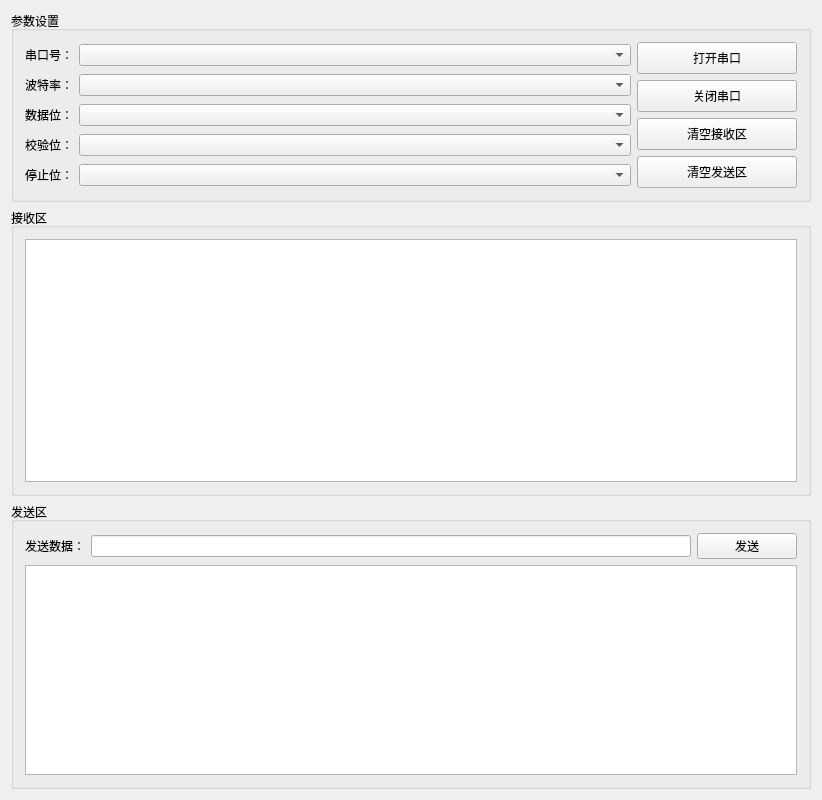
<?xml version="1.0" encoding="UTF-8"?>
<ui version="4.0">
 <class>XYSerialWidget</class>
 <widget class="QWidget" name="XYSerialWidget">
  <property name="geometry">
   <rect>
    <x>0</x>
    <y>0</y>
    <width>822</width>
    <height>800</height>
   </rect>
  </property>
  <property name="windowTitle">
   <string>XYSerialWidget</string>
  </property>
  <layout class="QVBoxLayout" name="verticalLayout_2">
   <item>
    <widget class="QGroupBox" name="groupBox_Param">
     <property name="title">
      <string>参数设置</string>
     </property>
     <layout class="QHBoxLayout" name="horizontalLayout">
      <item>
       <layout class="QGridLayout" name="gridLayout">
        <item row="0" column="0">
         <widget class="QLabel" name="label_PortName">
          <property name="text">
           <string>串口号：</string>
          </property>
         </widget>
        </item>
        <item row="0" column="1">
         <widget class="QComboBox" name="combo_PortName">
          <property name="sizePolicy">
           <sizepolicy hsizetype="Expanding" vsizetype="Fixed">
            <horstretch>0</horstretch>
            <verstretch>0</verstretch>
           </sizepolicy>
          </property>
         </widget>
        </item>
        <item row="1" column="0">
         <widget class="QLabel" name="label_BaudRate">
          <property name="text">
           <string>波特率：</string>
          </property>
         </widget>
        </item>
        <item row="1" column="1">
         <widget class="QComboBox" name="combo_BaudRate">
          <property name="sizePolicy">
           <sizepolicy hsizetype="Expanding" vsizetype="Fixed">
            <horstretch>0</horstretch>
            <verstretch>0</verstretch>
           </sizepolicy>
          </property>
         </widget>
        </item>
        <item row="2" column="0">
         <widget class="QLabel" name="label_DataBits">
          <property name="text">
           <string>数据位：</string>
          </property>
         </widget>
        </item>
        <item row="2" column="1">
         <widget class="QComboBox" name="combo_DataBits">
          <property name="sizePolicy">
           <sizepolicy hsizetype="Expanding" vsizetype="Fixed">
            <horstretch>0</horstretch>
            <verstretch>0</verstretch>
           </sizepolicy>
          </property>
         </widget>
        </item>
        <item row="3" column="0">
         <widget class="QLabel" name="label_Parity">
          <property name="text">
           <string>校验位：</string>
          </property>
         </widget>
        </item>
        <item row="3" column="1">
         <widget class="QComboBox" name="combo_Parity">
          <property name="sizePolicy">
           <sizepolicy hsizetype="Expanding" vsizetype="Fixed">
            <horstretch>0</horstretch>
            <verstretch>0</verstretch>
           </sizepolicy>
          </property>
         </widget>
        </item>
        <item row="4" column="0">
         <widget class="QLabel" name="label_StopBits">
          <property name="text">
           <string>停止位：</string>
          </property>
         </widget>
        </item>
        <item row="4" column="1">
         <widget class="QComboBox" name="combo_StopBits">
          <property name="sizePolicy">
           <sizepolicy hsizetype="Expanding" vsizetype="Fixed">
            <horstretch>0</horstretch>
            <verstretch>0</verstretch>
           </sizepolicy>
          </property>
         </widget>
        </item>
       </layout>
      </item>
      <item>
       <layout class="QVBoxLayout" name="verticalLayout_1">
        <item>
         <widget class="QPushButton" name="button_OpenPort">
          <property name="sizePolicy">
           <sizepolicy hsizetype="Minimum" vsizetype="Minimum">
            <horstretch>0</horstretch>
            <verstretch>0</verstretch>
           </sizepolicy>
          </property>
          <property name="minimumSize">
           <size>
            <width>160</width>
            <height>32</height>
           </size>
          </property>
          <property name="text">
           <string>打开串口</string>
          </property>
         </widget>
        </item>
        <item>
         <widget class="QPushButton" name="button_ClosePort">
          <property name="sizePolicy">
           <sizepolicy hsizetype="Minimum" vsizetype="Minimum">
            <horstretch>0</horstretch>
            <verstretch>0</verstretch>
           </sizepolicy>
          </property>
          <property name="minimumSize">
           <size>
            <width>160</width>
            <height>32</height>
           </size>
          </property>
          <property name="text">
           <string>关闭串口</string>
          </property>
         </widget>
        </item>
        <item>
         <widget class="QPushButton" name="button_ClearRecv">
          <property name="sizePolicy">
           <sizepolicy hsizetype="Minimum" vsizetype="Minimum">
            <horstretch>0</horstretch>
            <verstretch>0</verstretch>
           </sizepolicy>
          </property>
          <property name="minimumSize">
           <size>
            <width>160</width>
            <height>32</height>
           </size>
          </property>
          <property name="text">
           <string>清空接收区</string>
          </property>
         </widget>
        </item>
        <item>
         <widget class="QPushButton" name="button_ClearSend">
          <property name="sizePolicy">
           <sizepolicy hsizetype="Minimum" vsizetype="Minimum">
            <horstretch>0</horstretch>
            <verstretch>0</verstretch>
           </sizepolicy>
          </property>
          <property name="minimumSize">
           <size>
            <width>160</width>
            <height>32</height>
           </size>
          </property>
          <property name="text">
           <string>清空发送区</string>
          </property>
         </widget>
        </item>
       </layout>
      </item>
     </layout>
    </widget>
   </item>
   <item>
    <widget class="QGroupBox" name="groupBox_Recv">
     <property name="title">
      <string>接收区</string>
     </property>
     <layout class="QVBoxLayout" name="verticalLayout_3">
      <item>
       <widget class="QListWidget" name="list_RecvData"/>
      </item>
     </layout>
    </widget>
   </item>
   <item>
    <widget class="QGroupBox" name="groupBox_Send">
     <property name="title">
      <string>发送区</string>
     </property>
     <layout class="QVBoxLayout" name="verticalLayout">
      <item>
       <layout class="QHBoxLayout" name="horizontalLayout_1">
        <item>
         <widget class="QLabel" name="label_SendData">
          <property name="text">
           <string>发送数据：</string>
          </property>
         </widget>
        </item>
        <item>
         <widget class="QLineEdit" name="edit_SendData"/>
        </item>
        <item>
         <widget class="QPushButton" name="button_SendData">
          <property name="minimumSize">
           <size>
            <width>100</width>
            <height>0</height>
           </size>
          </property>
          <property name="text">
           <string>发送</string>
          </property>
         </widget>
        </item>
       </layout>
      </item>
      <item>
       <widget class="QListWidget" name="list_SendData"/>
      </item>
     </layout>
    </widget>
   </item>
  </layout>
 </widget>
 <layoutdefault spacing="6" margin="11"/>
 <resources/>
 <connections/>
</ui>
